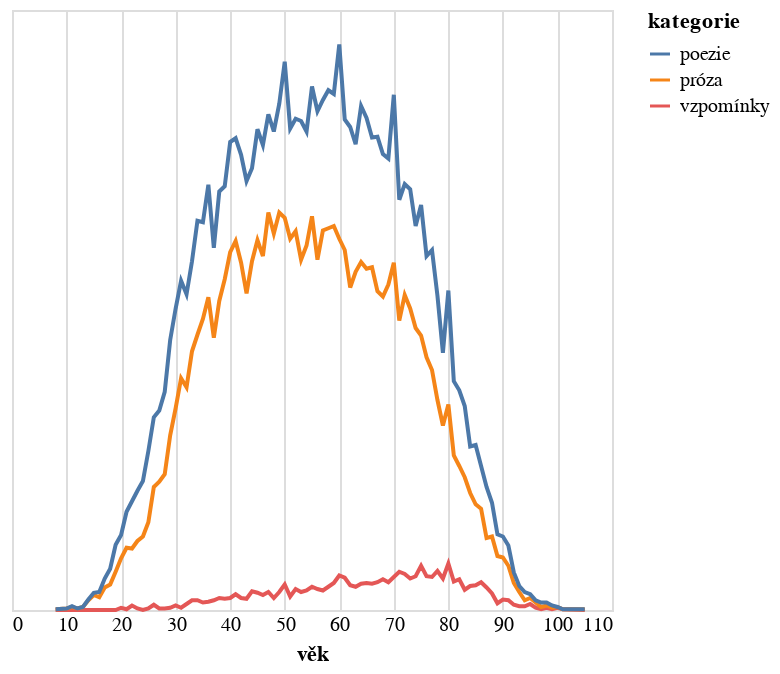

Notebook cell for this chart:
### Code cell
do_grafu2 = do_grafu.filter(pl.col("rok").is_between(1995,2025)).group_by(["vek","kategorie"]).len().rename({"len":"počet","vek":"věk"})
print(len(do_grafu.filter(pl.col("rok").is_between(1995,2025))))

alt.Chart(do_grafu2.to_pandas()).mark_line().encode(
    alt.X('věk:Q').axis(domain=False, tickSize=0),
    alt.Y('počet:Q').stack('zero').axis(None),
    alt.Color('kategorie:N')
)

### Figure 1 — Vega-Lite specification as saved in the notebook (floating-point values rounded to 4 significant figures; data arrays with more than 128 entries replaced by an {"elided": "..."} marker saying what was removed)
{"config": {"view": {"continuousWidth": 300, "continuousHeight": 300}}, "data": {"name": "data-a037d83db98d10e9dfb4b80cf8f30f8e"}, "mark": {"type": "line"}, "encoding": {"color": {"field": "kategorie", "type": "nominal"}, "x": {"axis": {"domain": false, "tickSize": 0}, "field": "věk", "type": "quantitative"}, "y": {"axis": null, "field": "počet", "stack": "zero", "type": "quantitative"}}, "$schema": "https://vega.github.io/schema/vega-lite/v5.8.0.json", "datasets": {"data-a037d83db98d10e9dfb4b80cf8f30f8e": {"elided": "261 records"}}}
